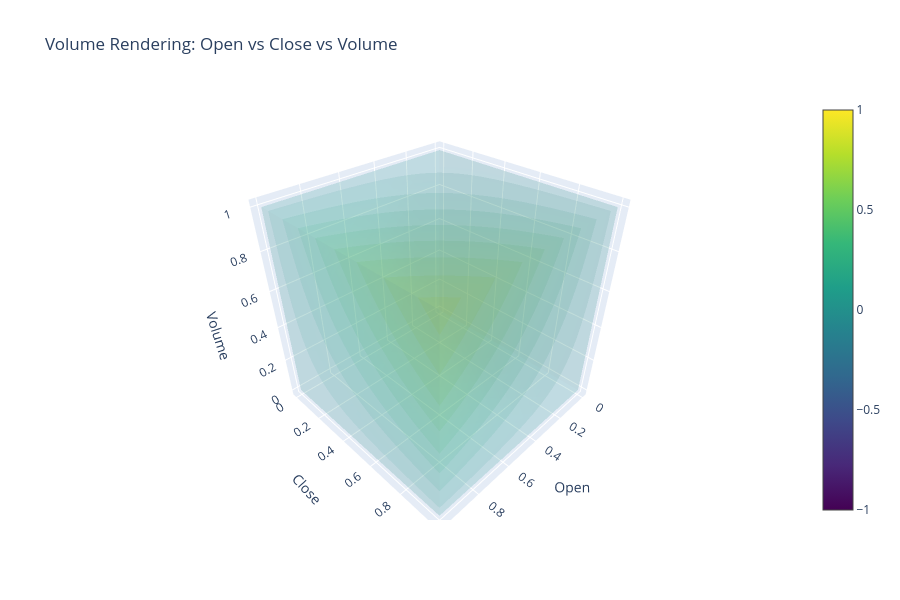

The notebook cell saved with this chart:
### Markdown cell above
Volume Rendering

### Code cell
# Generate a 3D grid based on Open, Close, and Volume
grid_size = 30
x = np.linspace(categorized_df['Open'].min(), categorized_df['Open'].max(), grid_size)
y = np.linspace(categorized_df['Close'].min(), categorized_df['Close'].max(), grid_size)
z = np.linspace(min(categorized_df['Volume']), max(categorized_df['Volume']), grid_size)
x, y, z = np.meshgrid(x, y, z)

# Create a synthetic 3D scalar field for Volume Rendering (normalize volume values)
volume_field = np.sin((x - x.min()) * (y - y.min()) * (z - z.min()))

# Create Volume Rendering Plot
fig = go.Figure(data=go.Volume(
    x=x.flatten(),  # Flatten the grid for x-axis
    y=y.flatten(),  # Flatten the grid for y-axis
    z=z.flatten(),  # Flatten the grid for z-axis
    value=volume_field.flatten(),  # Flatten the volume data
    isomin=-1,  # Minimum iso-surface value
    isomax=1,   # Maximum iso-surface value
    opacity=0.1,  # Opacity level
    surface_count=20,  # Number of iso-surfaces
    colorscale='Viridis'  # Color scale
))

# Update layout for the plot
fig.update_layout(
    title="Volume Rendering: Open vs Close vs Volume",
    scene=dict(
        xaxis_title="Open",
        yaxis_title="Close",
        zaxis_title="Volume"
    ),
    width=900,
    height=600
)

fig.show()

### Figure 1 — Plotly figure (JSON) as saved in the notebook; plotly's stock layout.template omitted (floating-point values rounded to 4 significant figures; data arrays with more than 128 entries replaced by an {"elided": "..."} marker saying what was removed)
{"data": [{"colorscale": [[0, "#440154"], [0.1111, "#482878"], [0.2222, "#3e4989"], [0.3333, "#31688e"], [0.4444, "#26828e"], [0.5556, "#1f9e89"], [0.6667, "#35b779"], [0.7778, "#6ece58"], [0.8889, "#b5de2b"], [1, "#fde725"]], "isomax": 1, "isomin": -1, "opacity": 0.1, "surface": {"count": 20}, "type": "volume", "value": {"elided": "27000 float values"}, "x": {"elided": "27000 float values"}, "y": {"elided": "27000 float values"}, "z": {"elided": "27000 float values"}}], "layout": {"height": 600, "scene": {"xaxis": {"title": {"text": "Open"}}, "yaxis": {"title": {"text": "Close"}}, "zaxis": {"title": {"text": "Volume"}}}, "title": {"text": "Volume Rendering: Open vs Close vs Volume"}, "width": 900}}
